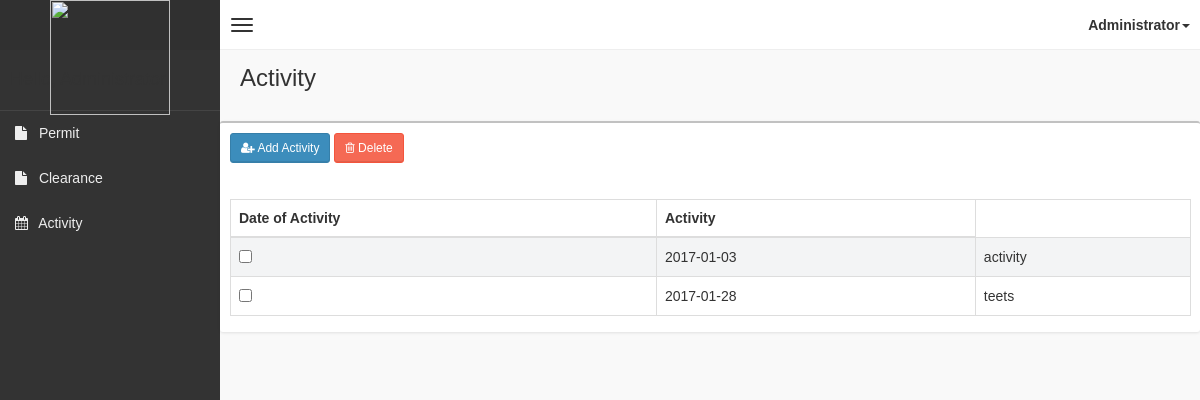
The page /pages/captain/pages/activity/activity.php (signed in) on the database its author committed.
### tables this page shows
CREATE TABLE `tblactivity` (
  `id` int(11) NOT NULL,
  `dateofactivity` date NOT NULL,
  `activity` text NOT NULL,
  `description` text NOT NULL
);

### pages/captain/pages/activity/activity.php (shortened to what this page needs)
<!DOCTYPE html>
<html>
    <?php
    if(!isset($_SESSION['role']))
    {
        header("Location: ../../login.php");
    }
    else
    {
    include('../head_css.php'); ?>
    <body class="skin-black">
        <?php
        include "../connection.php";
        ?>
        <?php include('../header.php'); ?>
        <div class="wrapper row-offcanvas row-offcanvas-left">
            <?php include('../sidebar-left.php'); ?>
            <aside class="right-side">
                <section class="content-header">
                    <h1>
                        Activity
                    </h1>
                </section>
                <section class="content">
                    <div class="row">
                            <div class="box">
                                <div class="box-header">
                                    <div style="padding:10px;">
                                        <?php
                                            if(!isset($_SESSION['resident']))
                                            {
                                        ?>
                                                <button class="btn btn-primary btn-sm" data-toggle="modal" data-target="#addModal"><i class="fa fa-user-plus" aria-hidden="true"></i> Add Activity</button>
                                                <?php
                                                    if(!isset($_SESSION['staff']))
                                                    {
                                                ?>
                                                <button class="btn btn-danger btn-sm" data-toggle="modal" data-target="#deleteModal"><i class="fa fa-trash-o" aria-hidden="true"></i> Delete</button>
                                                <?php
                                                    }
                                            }
                                                ?>
                                    </div>
                                </div>
                                <div class="box-body table-responsive">
                                <form method="post">
                                    <table id="table" class="table table-bordered table-striped">
                                        <thead>
                                            <tr>
                                                <th>Date of Activity</th>
                                                <th>Activity</th>
                                            </tr>
                                        </thead>
                                        <tbody>
                                            <?php
                                            if($_SESSION['role'] == "Administrator")
                                            {
                                                $squery = mysqli_query($con, "select * from tblactivity");
                                                while($row = mysqli_fetch_array($squery))
                                                {
                                                    echo '
                                                    <tr>
                                                        <td><input type="checkbox" name="chk_delete[]" class="chk_delete" value="'.$row['id'].'" /></td>
                                                        <td>'.$row['dateofactivity'].'</td>
                                                        <td>'.$row['activity'].'</td>
                                                        </td>
                                                    </tr>
                                                    ';
                                                }
                                            }
                                            ?>
                                        </tbody>
                                    </table>
                                    </form>
                                </div>
                            </div>
                    </div>
                </section>
            </aside>
        </div>
        <?php }
        include "../footer.php"; ?>
    </body>
</html>

### pages/captain/css/AdminLTE.css (style rules this page uses)
html, body { overflow-x: hidden!important; font-family: 'Source Sans Pro', sans-serif; -webkit-font-smoothing: antialiased; min-height: 100%; background: #f9f9f9; }
.wrapper { min-height: 100%; }
.wrapper:before, .wrapper:after { display: table; content: " "; }
.wrapper:after { clear: both; }
.right-side, .left-side { min-height: 100%; display: block; }
.right-side { background-color: #f9f9f9; margin-left: 220px; }
.content { padding: 20px 15px; background: #f9f9f9; }
h1, h2, h3, h4, h5, h6, .h1, .h2, .h3, .h4, .h5, .h6 { font-family: 'Source Sans Pro', sans-serif; }
.table-striped > tbody > tr:nth-child(odd) > td, .table-striped > tbody > tr:nth-child(odd) > th { background-color: #f3f4f5; }
.right-side > .content-header { position: relative; padding: 15px 15px 10px 20px; }
.right-side > .content-header > h1 { margin: 0; font-size: 24px; }
.box { position: relative; background: #ffffff; border-top: 2px solid #c1c1c1; margin-bottom: 20px; -webkit-border-radius: 3px; -moz-border-radius: 3px; border-radius: 3px; width: 100%; box-shadow: 0px 1px 3px rgba(0, 0, 0, 0.1); }
.box .box-header { position: relative; -webkit-border-top-left-radius: 3px; -webkit-border-top-right-radius: 3px; -webkit-border-bottom-right-radius: 0; -webkit-border-bottom-left-radius: 0; -moz-border-radius-topleft: 3px; -moz-border-radius-topright: 3px; -moz-border-radius-bottomright: 0; -moz-border-radius-bottomleft: 0; border-top-left-radius: 3px; border-top-right-radius: 3px; border-bottom-right-radius: 0; border-bottom-left-radius: 0; border-bottom: 0px solid #f4f4f4; color: #444; padding-bottom: 10px; }
.box .box-header:before, .box .box-header:after { display: table; content: " "; }
.box .box-header:after { clear: both; }
.box .box-body { padding: 10px; -webkit-border-top-left-radius: 0; -webkit-border-top-right-radius: 0; -webkit-border-bottom-right-radius: 3px; -webkit-border-bottom-left-radius: 3px; -moz-border-radius-topleft: 0; -moz-border-radius-topright: 0; -moz-border-radius-bottomright: 3px; -moz-border-radius-bottomleft: 3px; border-top-left-radius: 0; border-top-right-radius: 0; border-bottom-right-radius: 3px; border-bottom-left-radius: 3px; }
.box .box-body .table { margin-bottom: 0; }
.btn { font-weight: 500; -webkit-border-radius: 3px; -moz-border-radius: 3px; border-radius: 3px; border: 1px solid transparent; -webkit-box-shadow: inset 0px -2px 0px 0px rgba(0, 0, 0, 0.09); -moz-box-shadow: inset 0px -2px 0px 0px rgba(0, 0, 0, 0.09); box-shadow: inset 0px -1px 0px 0px rgba(0, 0, 0, 0.09); }
.btn.btn-primary { background-color: #3c8dbc; border-color: #367fa9; }
.btn.btn-danger { background-color: #f56954; border-color: #f4543c; }
.btn.btn-sm { font-size: 12px; }
.skin-black .right-side > .content-header { background: transparent; box-shadow: none; }

### rows shown on the page
tblactivity: dateofactivity "2017-01-03", activity "activity"
tblactivity: dateofactivity "2017-01-28", activity "teets"

### other values the page prints
$_SESSION['role'] "Administrator"
